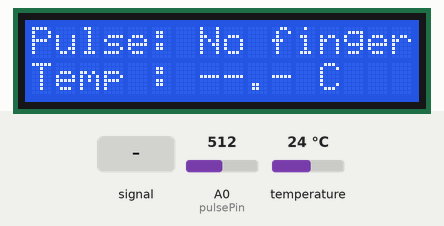
This sketch was run on a simulated ESP8266 (NodeMCU). Shown: 16×2 character LCD. Inputs (shaded band) come from the test bench; at power-on: temperature 24 °C, A0 (pulsePin) = 512. WiFi joins after 1.5 s; servers stay silent unless stated; what the sketch prints to the serial monitor is not drawn.

Above: at 9.7 s.
9.8 s: A0 (pulsePin) fed a 200 Hz sine of ±81 counts around its level
At 18.7 s:
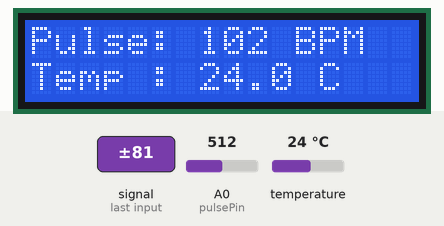
19.6 s: temperature set to 12 °C
At 24.6 s:
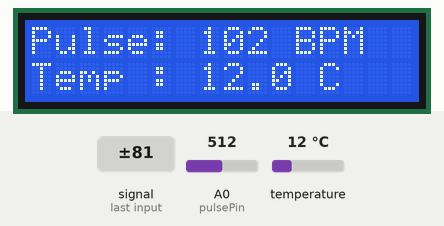
29.6 s: A0 (pulsePin) set to 560
At 39.0 s:
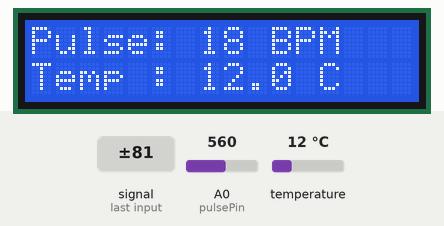
39.6 s: A0 (pulsePin) fed a 1000 Hz sine of ±255 counts around its level
At 49.2 s:
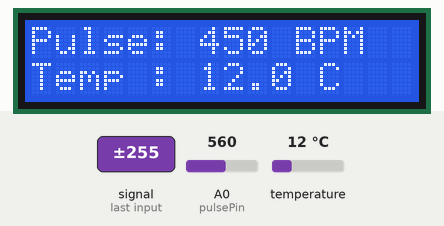
49.6 s: temperature set to 19 °C
At 55.0 s:
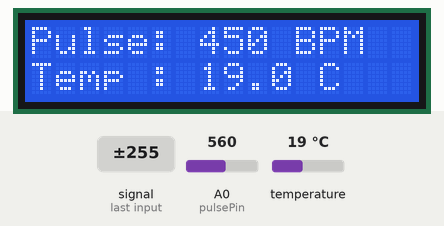
59.6 s: A0 (pulsePin) set to 540
At 69.6 s:
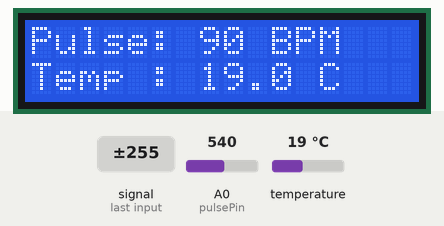
Timing chart, 0 to 71.1 s (numbered marks = the images above; inputs shaded):
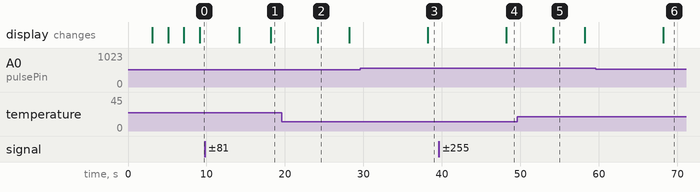

The sketch:

ESP8266_with_PulseSensor_DS18B20_LCD.ino
```cpp
#include <OneWire.h>
#include <DallasTemperature.h>
#include <ArduinoIoTCloud.h>
#include <Arduino_ConnectionHandler.h>
#include <ESP8266WiFi.h>
#include <Wire.h>
#include <LiquidCrystal_I2C.h>

#define ONE_WIRE_BUS D4
#define DEBUG 0

OneWire oneWire(ONE_WIRE_BUS);
DallasTemperature sensors(&oneWire);

// ======= LCD =======
LiquidCrystal_I2C lcd(0x27, 16, 2);

// ======= Cloud Credentials =======
const char DEVICE_LOGIN_NAME[] = "Device_ID_Name";
const char SSID[]              = "Wifi_Name";
const char PASS[]              = "Wifi_Password";
const char DEVICE_KEY[]        = "Secret_Key";

// ======= Cloud Variables =======
CloudHeartRate heart_rate;
CloudTemperatureSensor temperature;

// ======= Pulse Sensor =======
const int pulsePin = A0;
int pulseValue     = 0;
int threshold      = 550;
int lastState      = 0;
int beatCount      = 0;
unsigned int bpm   = 0;

// ======= Finger Detection =======
int peak               = 0;
int trough             = 1023;
const int MIN_AMPLITUDE = 50;

// ======= BPM Timing =======
unsigned long previousBpmTime          = 0;
const unsigned long BPM_INTERVAL       = 10000UL;

// ======= Pulse Sampling =======
unsigned long lastPulseRead            = 0;
const unsigned long PULSE_INTERVAL     = 5UL;

// ======= Temperature — non-blocking =======
bool tempRequested                        = false;
unsigned long tempRequestTime             = 0;
const unsigned long TEMP_CONVERSION_DELAY = 800UL;
unsigned long lastTempUpdate              = 0;
const unsigned long TEMP_UPDATE_INTERVAL  = 5000UL;

// ======= LCD Update Timing =======
unsigned long lastLcdUpdate            = 0;
const unsigned long LCD_INTERVAL       = 1000UL;  // refresh LCD every 1 second
float lastTempC                        = 0.0;     // store last valid temp for LCD

// ======= WiFi Handler =======
WiFiConnectionHandler ArduinoIoTPreferredConnection(SSID, PASS);

void initProperties() {
  ArduinoCloud.setBoardId(DEVICE_LOGIN_NAME);
  ArduinoCloud.setSecretDeviceKey(DEVICE_KEY);
  ArduinoCloud.addProperty(heart_rate, READ, ON_CHANGE, NULL);
  ArduinoCloud.addProperty(temperature, READ, 2 * SECONDS, NULL);
}

void updateLcd() {
  lcd.clear();

  // ======= Row 0: Pulse Rate =======
  lcd.setCursor(0, 0);
  if (bpm == 0) {
    lcd.print("Pulse: No finger");
  } else {
    lcd.print("Pulse: ");
    lcd.print(bpm);
    lcd.print(" BPM");
  }

// ======= Row 1: Temperature =======
  lcd.setCursor(0, 1);
  if (lastTempC == 0.0) {
    lcd.print("Temp : --.- C");
  } else {
    lcd.print("Temp : ");
    lcd.print(lastTempC, 1);  // 1 decimal place e.g. 36.5
    lcd.print(" C");
  }
}

void setup() {
  Serial.begin(115200);
  delay(3000);

  // ======= LCD Init =======
     Wire.begin(D2, D1);  // SDA=D2, SCL=D1
     lcd.init();
     lcd.backlight();
     // Step 1: Show welcome screen
     lcd.clear();
     lcd.setCursor(0, 0);
     lcd.print("Health Monitor");
     lcd.setCursor(0, 1);
     lcd.print("Hii Prince :)");
     delay(2000);
     // Step 2: Show starting message
     lcd.clear();
     lcd.setCursor(0, 0);
     lcd.print("Initializing....");
     delay(2000);
     lcd.clear();
     lcd.setCursor(0, 0);
     lcd.print("System_Ready");
     delay(1000);

  // ======= Sensors =======
  sensors.begin();
  sensors.setResolution(9);
  sensors.setWaitForConversion(false);

  // ======= WiFi + Cloud =======
  WiFi.mode(WIFI_STA);
  initProperties();
  ArduinoCloud.begin(ArduinoIoTPreferredConnection);

  setDebugMessageLevel(2);
  ArduinoCloud.printDebugInfo();

  pinMode(pulsePin, INPUT);

  previousBpmTime = millis();
  lastTempUpdate  = millis();
  lastLcdUpdate   = millis();
}

void loop() {
  ArduinoCloud.update();
  unsigned long now = millis();

  // ======= Pulse Sampling — 200 Hz =======
  if (now - lastPulseRead >= PULSE_INTERVAL) {
    lastPulseRead = now;
    pulseValue = analogRead(pulsePin);

    if (pulseValue > peak)   peak   = pulseValue;
    if (pulseValue < trough) trough = pulseValue;

    #if DEBUG
      Serial.print("Analog: ");
      Serial.println(pulseValue);
    #endif

    if ((peak - trough) >= MIN_AMPLITUDE) {
      if (pulseValue > threshold && lastState == 0) {
        beatCount++;
        lastState = 1;
        Serial.println("Beat!");
      }
      if (pulseValue < threshold) {
        lastState = 0;
      }
    }
  }

  // ======= BPM Calculation — every 10 seconds =======
  if (now - previousBpmTime >= BPM_INTERVAL) {
    if ((peak - trough) >= MIN_AMPLITUDE) {
      bpm = (beatCount * 60000UL) / BPM_INTERVAL;
    } else {
      bpm = 0;
    }

    heart_rate = bpm;
    Serial.print("BPM: ");
    Serial.println(bpm);

    beatCount       = 0;
    previousBpmTime = now;
    peak            = 0;
    trough          = 1023;
  }

  // ======= Temperature Phase 1 =======
  if (!tempRequested && (now - lastTempUpdate >= TEMP_UPDATE_INTERVAL)) {
    sensors.requestTemperatures();
    tempRequestTime = now;
    tempRequested   = true;
  }

  // ======= Temperature Phase 2 =======
  if (tempRequested && (now - tempRequestTime >= TEMP_CONVERSION_DELAY)) {
    float tempC = sensors.getTempCByIndex(0);
    if (tempC != DEVICE_DISCONNECTED_C) {
      Serial.print("Temp: ");
      Serial.print(tempC);
      Serial.println(" C");
      temperature = tempC;
      lastTempC   = tempC;  // save for LCD
    } else {
      Serial.println("Temp sensor error!");
    }
    tempRequested  = false;
    lastTempUpdate = tempRequestTime;
  }

  // ======= LCD Update — every 1 second =======
  if (now - lastLcdUpdate >= LCD_INTERVAL) {
    updateLcd();
    lastLcdUpdate = now;
  }
}
```

Measured:
- after the input at 9.8 s, the display: first differs from a run without the input after 8.4 s (image 1)
- after the input at 19.6 s, the display: changes after 4.6 s (image 2)
- after the input at 29.6 s, the display: changes after 8.6 s (image 3)
- after the input at 39.6 s, the display: changes after 8.6 s (image 4)
- after the input at 49.6 s, the display: changes after 4.6 s (image 5)
- what the display in image 2 shows lasts 4.0 s, from 24.2 s to 28.2 s
